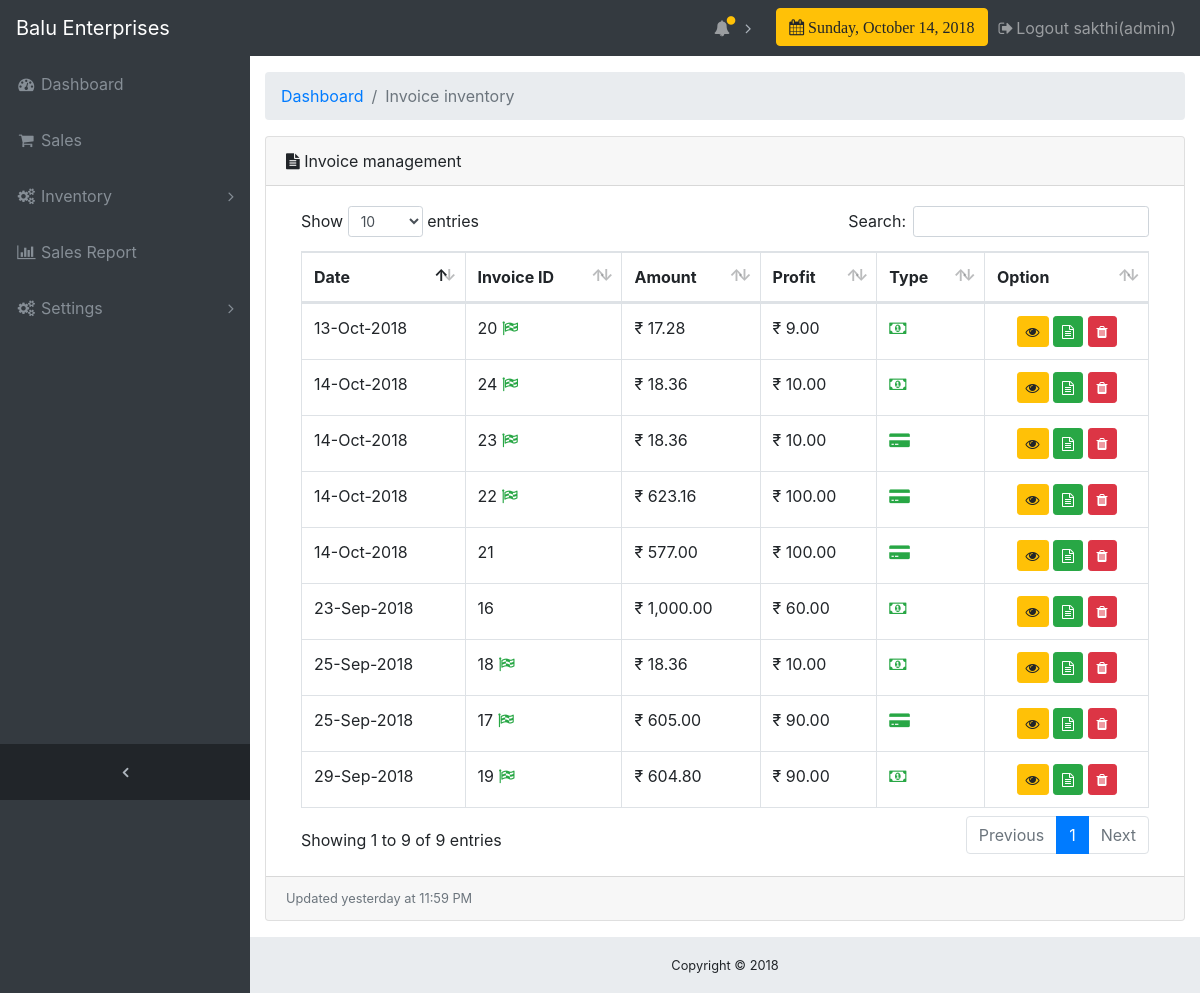
Page /dash/invoice.php (signed in) on the committed database.
### tables this page shows
CREATE TABLE `invoice_details` (
  `invoice_id` int(11) NOT NULL,
  `ordernum` varchar(255) DEFAULT NULL,
  `customer_id` int(11) DEFAULT NULL,
  `payment_type` varchar(255) DEFAULT NULL,
  `payment_status` varchar(255) DEFAULT NULL,
  `due_date` date DEFAULT NULL,
  `billed_amount` float NOT NULL DEFAULT '0',
  `cash_paid` float NOT NULL DEFAULT '0',
  `advance_amount` float NOT NULL DEFAULT '0',
  `is_deleted` int(11) NOT NULL DEFAULT '0',
  `created_on` datetime DEFAULT NULL,
  `created_by` varchar(255) DEFAULT NULL,
  `modified_on` datetime DEFAULT NULL,
  `modified_by` varchar(255) DEFAULT NULL,
  `is_taxed` int(11) NOT NULL DEFAULT '0',
  `bill_date` date DEFAULT NULL,
  `bill_profit` float NOT NULL DEFAULT '0'
);

### dash/utilities.php (called while the page is built, shortened)
<?php
function formatMoney($number, $fractional=false) {
    if ($fractional) {
        $number = sprintf('%.2f', $number);
    }
    while (true) {
        $replaced = preg_replace('/(-?\d+)(\d\d\d)/', '$1,$2', $number);
        if ($replaced != $number) {
            $number = $replaced;
        } else {
            break;
        }
    }
    return $number;
}
function getCustomDate($indate){
    $date=date_create($indate);
    return date_format($date,"d-M-Y");
}
?>

### dash/invoice.php (the view, shortened to what this page needs)
<?php
include_once 'header.php';
include_once 'navigator.php';
include_once '../app_config/mysqlcon.php';
require_once 'utilities.php';
$servicelistqry="SELECT * from invoice_details where is_deleted=0 order by created_on desc";
$result=mysqli_query($link,$servicelistqry);
?>
<div class="content-wrapper">
    <div class="container-fluid">
      <ol class="breadcrumb">
        <li class="breadcrumb-item">
          <a href="index.php">Dashboard</a>
        </li>
        <li class="breadcrumb-item active">Invoice inventory</li>
      </ol>
      <div class="card mb-3">
        <div class="card-header">
          <i class="fa fa-file-text"></i> Invoice management
          </div>
          <?php
          if($result) {
           ?>
        <div class="card-body">
          <div class="table-responsive">
            <table class="table table-bordered" id="dataTable" width="100%" cellspacing="0">
              <thead>
                <tr>
                  <th>Date</th>
                  <th>Invoice ID</th>
                  <th>Amount</th>
                  <th>Profit</th>
                  <th>Type</th>
                  <th>Option</th>
                </tr>
              </thead>
              <tbody>
                <?php
                if(mysqli_num_rows($result) > 0) {
            while($row = $result->fetch_assoc()){
           ?>
                <tr>
                  <td><?php echo getCustomDate($row['bill_date']);?></td>
                  <td><?php
                  echo $row['invoice_id'];
                  if($row['is_taxed']==1){
                      ?>
                     <i class="fa fa-flag-checkered text-success" title="Tax included"></i>
                     <?php
                  }
                  ?></td>
                  <td><?php echo '&#8377; '.formatMoney($row['billed_amount'],true);?></td>
                  <td><?php echo '&#8377; '.formatMoney($row['bill_profit'],true);?></td>
                  <td>
                  <div class="text-success"><i class="fa
                  <?php
                  if($row['payment_type']=='cash'){
                      echo "fa-money";
                  }elseif($row['payment_type']=='credit'){
                      echo "fa-credit-card-alt";
                  }
                  else{
                      echo "fa-money";
                  }
                  ?>"></i>
                  </div>
                  </td>
                   <td class="text-center">
                   <div class=" text-center">
                   			<a href="payments.php?invoiceid=<?php echo $row['invoice_id'];?>"> <button class="btn btn-warning btn-sm btn-default btn-mini" title="View"><i class="fa fa-eye fa-1x"></i></button></a>
                            <a href="preview.php?invoiceid=<?php echo $row['invoice_id'];?>"> <button class="btn btn-success btn-sm btn-default btn-mini" title="View"><i class="fa fa-file-text-o fa-1x"></i></button></a>
                            <a data-toggle="modal" data-target="#deleteoption<?php echo $row['invoice_id'];?>"> <button class="btn btn-danger btn-sm btn-default btn-mini" title="Delete"><i class="fa fa-trash fa-1x"></i></button></a>
                    </div>
                  </td>
                </tr>
               <?php
                }
                }
                ?>
                </tbody>
                </table>
                </div>
                </div>
                <div class="card-footer small text-muted">Updated yesterday at 11:59 PM</div>
                              <?php
                }
                ?>
      </div>
      </div>
    </div>
<?php
include_once 'footer.php';
?>

### css/sb-admin.css (style rules this page uses)
html { position: relative; min-height: 100%; }
body { overflow-x: hidden; }
body.sticky-footer { margin-bottom: 56px; }
body.sticky-footer .content-wrapper { min-height: calc(100vh - 56px - 56px); }
body.fixed-nav { padding-top: 56px; }
.content-wrapper { min-height: calc(100vh - 56px); padding-top: 1rem; }
.content-wrapper { overflow-x: hidden; background: white; }
@media (min-width: 992px) { .content-wrapper { margin-left: 250px; } }

### rows in the picture
invoice_details: bill_date "14-Oct-2018", invoice_id "24", is_taxed 1 (drawn), billed_amount "18.36", bill_profit "10.00"
invoice_details: bill_date "14-Oct-2018", invoice_id "23", is_taxed 1 (drawn), billed_amount "18.36", bill_profit "10.00"
invoice_details: bill_date "14-Oct-2018", invoice_id "22", is_taxed 1 (drawn), billed_amount "623.16", bill_profit "100.00"
invoice_details: bill_date "14-Oct-2018", invoice_id "21", billed_amount "577.00", bill_profit "100.00"
invoice_details: bill_date "13-Oct-2018", invoice_id "20", is_taxed 1 (drawn), billed_amount "17.28", bill_profit "9.00"
invoice_details: bill_date "29-Sep-2018", invoice_id "19", is_taxed 1 (drawn), billed_amount "604.80", bill_profit "90.00"
invoice_details: bill_date "25-Sep-2018", invoice_id "18", is_taxed 1 (drawn), billed_amount "18.36", bill_profit "10.00"
invoice_details: bill_date "25-Sep-2018", invoice_id "17", is_taxed 1 (drawn), billed_amount "605.00", bill_profit "90.00"
invoice_details: bill_date "23-Sep-2018", invoice_id "16", billed_amount "1,000.00", bill_profit "60.00"

### other values in the picture
$GLOBALS['home_name'] "Balu Enterprises"
$new "Sunday, October 14, 2018"
$_SESSION['SESS_FIRST_NAME'] "sakthi"
$_SESSION['SESS_MEMBER_ROLE'] "admin"
